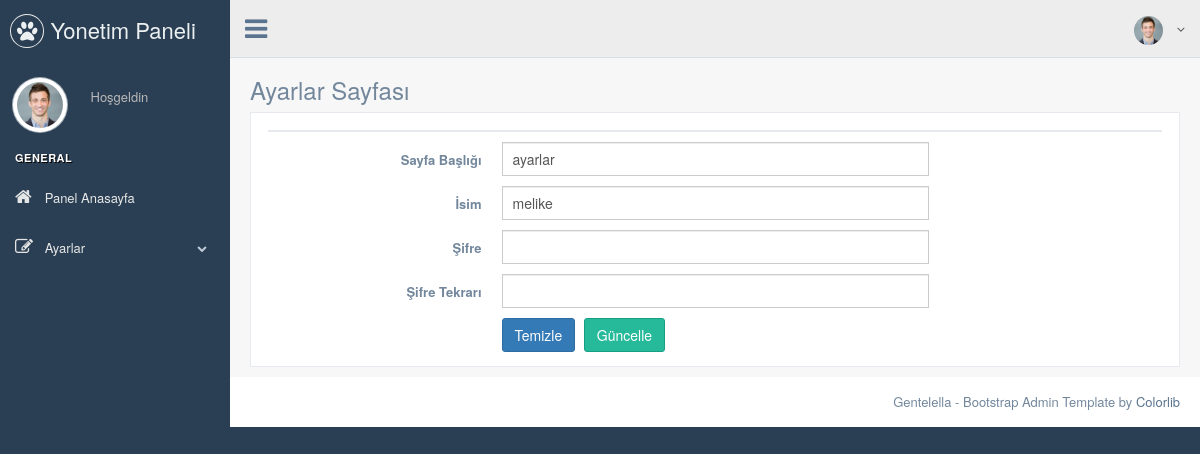
Page /PP/nedmin/settings.php on the earlier database version.
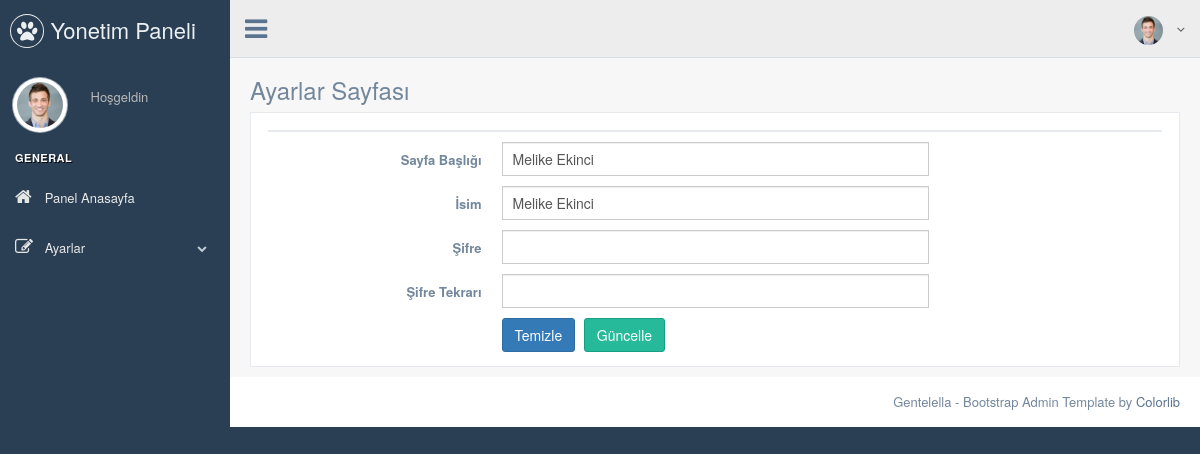
Same page on the later database version.
### tables this page shows
CREATE TABLE `site_settings` (
  `settings_id` int(11) NOT NULL,
  `site_title` varchar(50) NOT NULL,
  `namee` varchar(50) NOT NULL
);

### PP/nedmin/settings.php (the view, shortened to what this page needs)
<?php
include 'header.php';
$check_settings = $db->prepare("SELECT * FROM site_settings");
$check_settings->execute();
$control_settings = $check_settings->rowCount();
$fetch_settings = $db->prepare("SELECT * FROM site_settings WHERE settings_id=1");
$fetch_settings->execute();
$fetch = $fetch_settings->fetch(PDO::FETCH_ASSOC);
?>
<div class="right_col" role="main">
  <div class="">
    <div class="page-title">
      <div class="title_left">
        <h3>Ayarlar Sayfası</h3>
      </div>
    </div>
    <div class="clearfix"></div>
    <div class="row">
      <div class="col-md-12 col-sm-12 col-xs-12">
        <div class="x_panel">
          <div class="x_title">
          </div>
          <form class="form-horizontal form-label-left" action="process.php" method="POST">
            <div class="item form-group">
              <label class="control-label col-md-3 col-sm-3 col-xs-12">Sayfa Başlığı
              </label>
              <div class="col-md-6 col-sm-6 col-xs-12">
                <input type="text" name="site_title" value="<?php echo $fetch['site_title'] ?>" required="required" class="form-control col-md-7 col-xs-12">
              </div>
            </div>
            <div class="item form-group">
              <label class="control-label col-md-3 col-sm-3 col-xs-12">İsim
              </label>
              <div class="col-md-6 col-sm-6 col-xs-12">
                <input type="text" name="namee" value="<?php echo $fetch['namee'] ?>" required="required" class="form-control col-md-7 col-xs-12">
              </div>
            </div>
            <div class="item form-group">
              <label class="control-label col-md-3 col-sm-3 col-xs-12">Şifre
              </label>
              <div class="col-md-6 col-sm-6 col-xs-12">
                <input type="password" name="password" required="required" class="form-control col-md-7 col-xs-12">
              </div>
            </div>
            <div class="item form-group">
              <label class="control-label col-md-3 col-sm-3 col-xs-12">Şifre Tekrarı
              </label>
              <div class="col-md-6 col-sm-6 col-xs-12">
                <input type="password" name="password2" required="required" class="form-control col-md-7 col-xs-12">
              </div>
            </div>
            <div class="form-group">
              <div class="col-md-6 col-md-offset-3">
                <button type="submit" class="btn btn-primary">Temizle</button>
                <?php if ($control_settings == 1) { ?>
                  <button type="submit" class="btn btn-success" name="update_settings">Güncelle</button>
                <?php } else { ?>
                  <button type="submit" class="btn btn-warning" name="insert_settings">Ekle</button>
                <?php } ?>
              </div>
            </div>
        </div>
      </div>
    </div>
  </div>
</div>
</div>
<?php
include 'footer.php';
?>

### PP/nedmin/header.php (shortened to what this page needs)
<?php
include 'connect.php';
$user_name = @$_SESSION['user_name'];
$query = $db->prepare("SELECT * FROM user WHERE user_name='$user_name'");
$query->execute();
$fetch = $query->fetch(PDO::FETCH_ASSOC);
?>
<!DOCTYPE html>
<html lang="en">
  <head>
    <link href="./vendors/bootstrap/dist/css/bootstrap.min.css" rel="stylesheet">
    <link href="./vendors/font-awesome/css/font-awesome.min.css" rel="stylesheet">
    <link href="./vendors/nprogress/nprogress.css" rel="stylesheet">
    <link href="./vendors/iCheck/skins/flat/green.css" rel="stylesheet">
    <link href="./vendors/bootstrap-progressbar/css/bootstrap-progressbar-3.3.4.min.css" rel="stylesheet">
    <link href="./vendors/jqvmap/dist/jqvmap.min.css" rel="stylesheet"/>
    <link href="./vendors/bootstrap-daterangepicker/daterangepicker.css" rel="stylesheet">
    <link href="./build/css/custom.min.css" rel="stylesheet">
  </head>
  <body class="nav-md">
    <div class="container body">
      <div class="main_container">
        <div class="col-md-3 left_col">
          <div class="left_col scroll-view">
            <div class="navbar nav_title" style="border: 0;">
              <a href="index.html" class="site_title"><i class="fa fa-paw"></i> <span>Yonetim Paneli</span></a>
            </div>
            <div class="profile clearfix">
              <div class="profile_pic">
                <img src="images/img.jpg" alt="..." class="img-circle profile_img">
              </div>
              <div class="profile_info">
                <span>Hoşgeldin</span>
              </div>
            </div>
            <br />
            <div id="sidebar-menu" class="main_menu_side hidden-print main_menu">
              <div class="menu_section">
                <h3>General</h3>
                <ul class="nav side-menu">
                  <li><a href="index.php"><i class="fa fa-home"></i> Panel Anasayfa </a></li>
                  <li><a><i class="fa fa-edit"></i> Ayarlar <span class="fa fa-chevron-down"></span></a>
                  </li>
              </div>
            </div>
          </div>
        </div>
        <div class="top_nav">
          <div class="nav_menu">
            <nav>
              <div class="nav toggle">
                <a id="menu_toggle"><i class="fa fa-bars"></i></a>
              </div>
              <ul class="nav navbar-nav navbar-right">
                <li class="">
                  <a href="javascript:;" class="user-profile dropdown-toggle" data-toggle="dropdown" aria-expanded="false">
                    <img src="images/img.jpg" alt=""><?php echo @$fetch['user_name']; ?>
                    <span class=" fa fa-angle-down"></span>
                  </a>
                </li>
              </ul>
            </nav>
          </div>
        </div>

### PP/nedmin/footer.php (shortened to what this page needs)
        <footer>
          <div class="pull-right">
            Gentelella - Bootstrap Admin Template by <a href="https://colorlib.com">Colorlib</a>
          </div>
          <div class="clearfix"></div>
        </footer>
      </div>
  </body>
</html>

Differences in the rows shown:
changed site_settings: site_title "ayarlar" → "Melike Ekinci"; namee "melike" → "Melike Ekinci"
